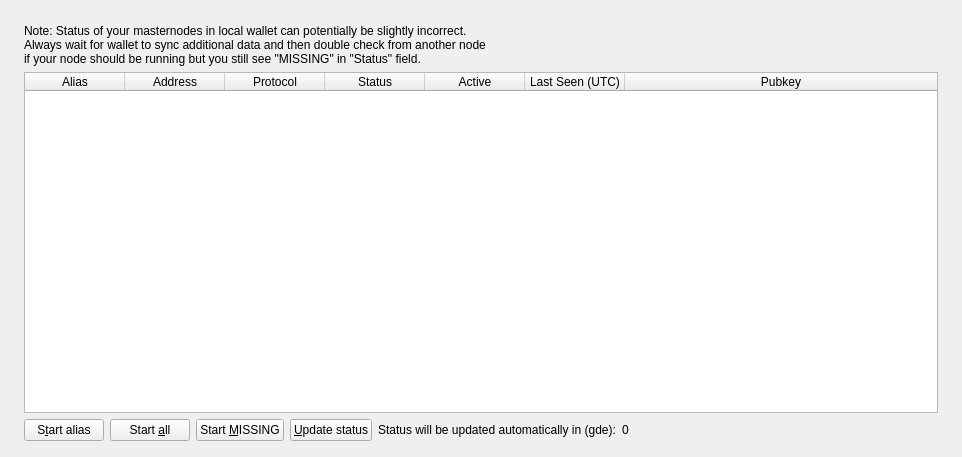
<?xml version="1.0" encoding="UTF-8"?>
<ui version="4.0">
 <class>MasternodeList</class>
 <widget class="QWidget" name="MasternodeList">
  <property name="geometry">
   <rect>
    <x>0</x>
    <y>0</y>
    <width>962</width>
    <height>457</height>
   </rect>
  </property>
  <property name="windowTitle">
   <string>Form</string>
  </property>
  <layout class="QVBoxLayout" name="topLayout" stretch="0">
   <property name="leftMargin">
    <number>9</number>
   </property>
   <property name="topMargin">
    <number>9</number>
   </property>
   <property name="rightMargin">
    <number>9</number>
   </property>
   <property name="bottomMargin">
    <number>9</number>
   </property>
   <item>
    <layout class="QVBoxLayout" name="verticalLayout_Master" stretch="1">
     <property name="spacing">
      <number>0</number>
     </property>
     <item>
      <widget class="QFrame" name="frame_BG">
       <layout class="QVBoxLayout" name="verticalLayout_3">
        <property name="leftMargin">
         <number>6</number>
        </property>
        <property name="topMargin">
         <number>6</number>
        </property>
        <property name="rightMargin">
         <number>6</number>
        </property>
        <property name="bottomMargin">
         <number>6</number>
        </property>
        <item>
         <widget class="QFrame" name="frame_Content">
          <layout class="QVBoxLayout" name="verticalLayout">
           <property name="spacing">
            <number>0</number>
           </property>
           <property name="leftMargin">
            <number>0</number>
           </property>
           <property name="topMargin">
            <number>0</number>
           </property>
           <property name="rightMargin">
            <number>0</number>
           </property>
           <property name="bottomMargin">
            <number>0</number>
           </property>
           <item>
            <layout class="QGridLayout" name="gridLayout_2">
             <property name="spacing">
              <number>2</number>
             </property>
             <item row="0" column="0">
              <widget class="QFrame" name="frameList">
               <layout class="QVBoxLayout" name="verticalLayout_2">
                <property name="bottomMargin">
                 <number>1</number>
                </property>
                <item>
                 <layout class="QHBoxLayout" name="horizontalLayout_note">
                  <property name="bottomMargin">
                   <number>0</number>
                  </property>
                  <item>
                   <widget class="QLabel" name="updateNote">
                    <property name="text">
                     <string>Note: Status of your masternodes in local wallet can potentially be slightly incorrect.&lt;br /&gt;Always wait for wallet to sync additional data and then double check from another node&lt;br /&gt;if your node should be running but you still see &quot;MISSING&quot; in &quot;Status&quot; field.</string>
                    </property>
                   </widget>
                  </item>
                 </layout>
                </item>
                <item>
                 <widget class="QTableWidget" name="tableWidgetMyMasternodes">
                  <property name="minimumSize">
                   <size>
                    <width>695</width>
                    <height>0</height>
                   </size>
                  </property>
                  <property name="palette">
                   <palette>
                    <active>
                     <colorrole role="Text">
                      <brush brushstyle="SolidPattern">
                       <color alpha="255">
                        <red>51</red>
                        <green>51</green>
                        <blue>51</blue>
                       </color>
                      </brush>
                     </colorrole>
                    </active>
                    <inactive>
                     <colorrole role="Text">
                      <brush brushstyle="SolidPattern">
                       <color alpha="255">
                        <red>51</red>
                        <green>51</green>
                        <blue>51</blue>
                       </color>
                      </brush>
                     </colorrole>
                    </inactive>
                    <disabled>
                     <colorrole role="Text">
                      <brush brushstyle="SolidPattern">
                       <color alpha="255">
                        <red>85</red>
                        <green>85</green>
                        <blue>85</blue>
                       </color>
                      </brush>
                     </colorrole>
                    </disabled>
                   </palette>
                  </property>
                  <property name="editTriggers">
                   <set>QAbstractItemView::NoEditTriggers</set>
                  </property>
                  <property name="alternatingRowColors">
                   <bool>true</bool>
                  </property>
                  <property name="selectionMode">
                   <enum>QAbstractItemView::SingleSelection</enum>
                  </property>
                  <property name="selectionBehavior">
                   <enum>QAbstractItemView::SelectRows</enum>
                  </property>
                  <property name="showGrid">
                   <bool>false</bool>
                  </property>
                  <property name="sortingEnabled">
                   <bool>true</bool>
                  </property>
                  <attribute name="horizontalHeaderStretchLastSection">
                   <bool>true</bool>
                  </attribute>
                  <attribute name="verticalHeaderDefaultSectionSize">
                   <number>50</number>
                  </attribute>
                  <attribute name="verticalHeaderMinimumSectionSize">
                   <number>50</number>
                  </attribute>
                  <column>
                   <property name="text">
                    <string>Alias</string>
                   </property>
                  </column>
                  <column>
                   <property name="text">
                    <string>Address</string>
                   </property>
                  </column>
                  <column>
                   <property name="text">
                    <string>Protocol</string>
                   </property>
                  </column>
                  <column>
                   <property name="text">
                    <string>Status</string>
                   </property>
                  </column>
                  <column>
                   <property name="text">
                    <string>Active</string>
                   </property>
                  </column>
                  <column>
                   <property name="text">
                    <string>Last Seen (UTC)</string>
                   </property>
                  </column>
                  <column>
                   <property name="text">
                    <string>Pubkey</string>
                   </property>
                  </column>
                 </widget>
                </item>
                <item>
                 <layout class="QHBoxLayout" name="horizontalLayout_5">
                  <property name="bottomMargin">
                   <number>0</number>
                  </property>
                  <item>
                   <widget class="QPushButton" name="startButton">
                    <property name="text">
                     <string>S&amp;tart alias</string>
                    </property>
                   </widget>
                  </item>
                  <item>
                   <widget class="QPushButton" name="startAllButton">
                    <property name="text">
                     <string>Start &amp;all</string>
                    </property>
                   </widget>
                  </item>
                  <item>
                   <widget class="QPushButton" name="startMissingButton">
                    <property name="text">
                     <string>Start &amp;MISSING</string>
                    </property>
                   </widget>
                  </item>
                  <item>
                   <widget class="QPushButton" name="UpdateButton">
                    <property name="text">
                     <string>&amp;Update status</string>
                    </property>
                   </widget>
                  </item>
                  <item>
                   <widget class="QLabel" name="autoupdate_label">
                    <property name="text">
                     <string>Status will be updated automatically in (gde):</string>
                    </property>
                   </widget>
                  </item>
                  <item>
                   <widget class="QLabel" name="secondsLabel">
                    <property name="text">
                     <string>0</string>
                    </property>
                   </widget>
                  </item>
                  <item>
                   <spacer name="horizontalSpacer_5">
                    <property name="orientation">
                     <enum>Qt::Horizontal</enum>
                    </property>
                    <property name="sizeHint" stdset="0">
                     <size>
                      <width>40</width>
                      <height>20</height>
                     </size>
                    </property>
                   </spacer>
                  </item>
                 </layout>
                </item>
               </layout>
              </widget>
             </item>
            </layout>
           </item>
          </layout>
         </widget>
        </item>
       </layout>
      </widget>
     </item>
    </layout>
   </item>
  </layout>
 </widget>
 <resources/>
 <connections/>
</ui>
